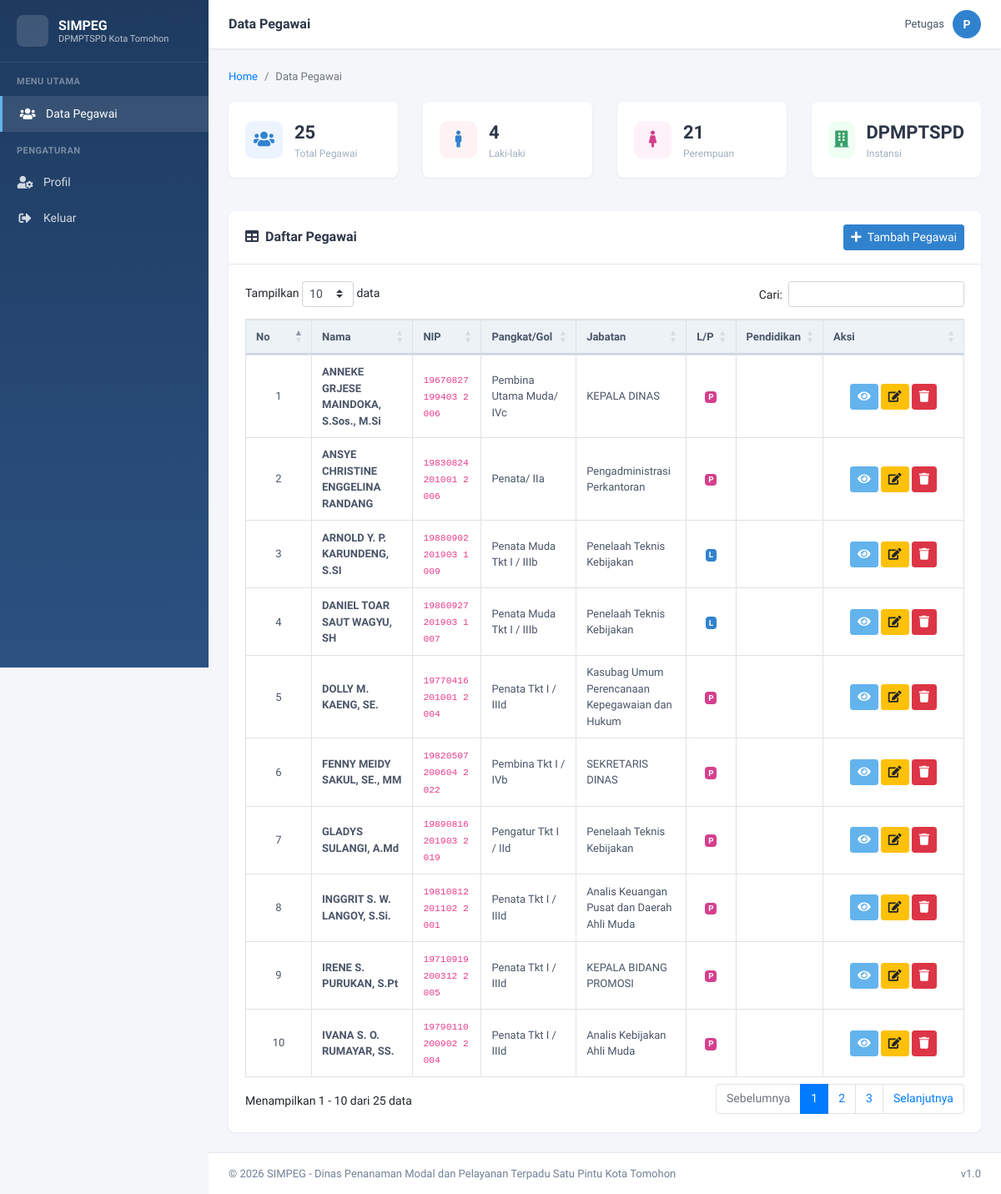
Before: / with the older database file.
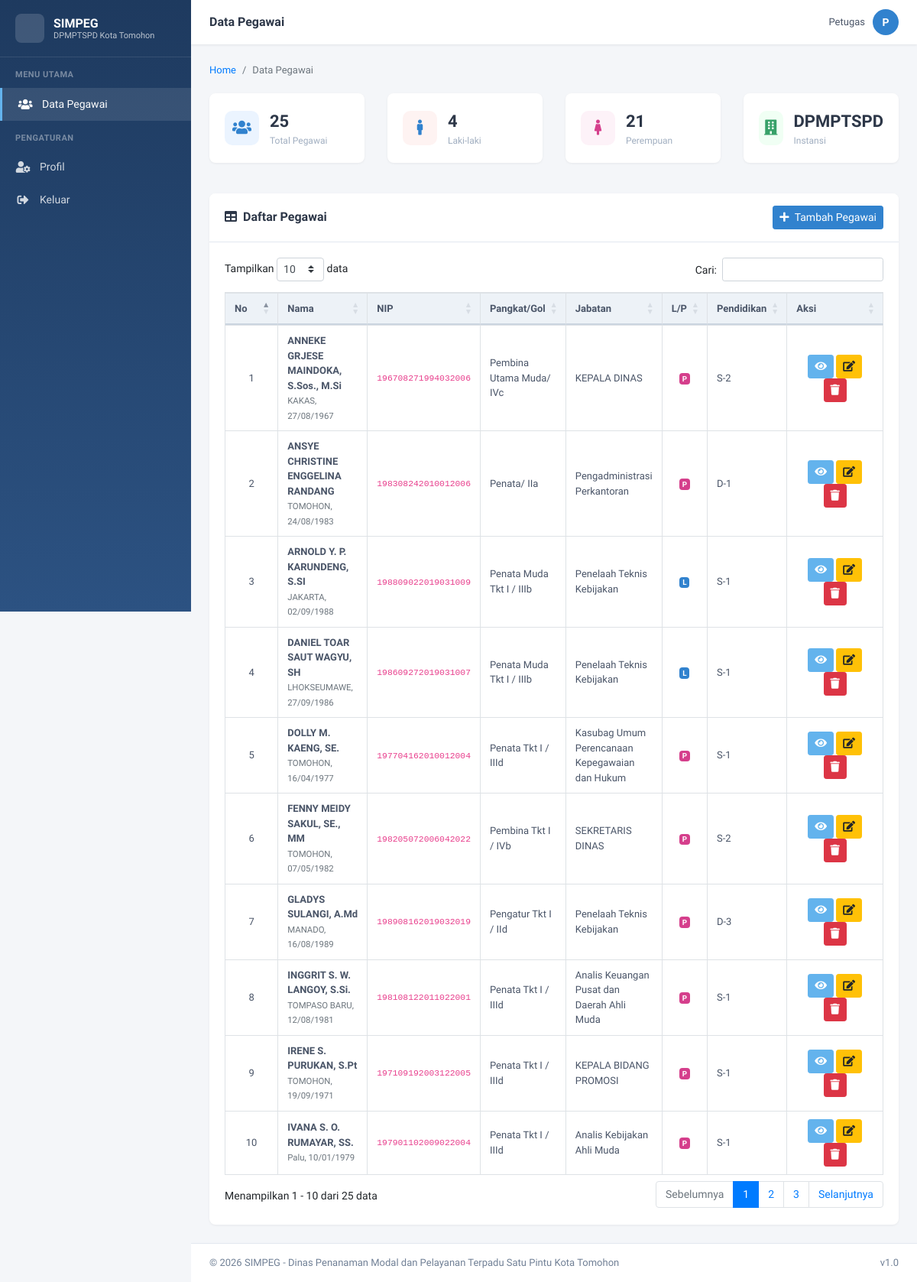
After: the same page with the newer database file.
### tables this page shows
CREATE TABLE `pegawai` (
  `nama` varchar(200) NOT NULL,
  `nip` varchar(30) NOT NULL,
  `gol_ruang_cpns` varchar(10) DEFAULT NULL,
  `tmt_cpns` date DEFAULT NULL,
  `pangkat_terakhir` varchar(100) DEFAULT NULL,
  `jenis_kelamin` enum('L','P') NOT NULL DEFAULT 'L',
  `jabatan` varchar(200) DEFAULT NULL,
  `eselon` varchar(10) DEFAULT NULL,
  `diklat_penjenjangan` varchar(50) DEFAULT NULL,
  `instansi_pembayar` varchar(100) DEFAULT NULL,
  `keterangan` text,
  `role` varchar(256) NOT NULL,
  `password` varchar(256) NOT NULL,
  `created_at` datetime DEFAULT CURRENT_TIMESTAMP,
  `updated_at` datetime DEFAULT CURRENT_TIMESTAMP ON UPDATE CURRENT_TIMESTAMP
);

CREATE TABLE `pegawai_pribadi` (
  `nip` varchar(25) NOT NULL,
  `tempat_lahir` varchar(100) DEFAULT NULL,
  `tanggal_lahir` date DEFAULT NULL,
  `status_kawin` varchar(20) DEFAULT NULL,
  `agama` varchar(20) DEFAULT NULL,
  `alamat` text,
  `no_telp` varchar(20) DEFAULT NULL,
  `keterangan` text,
  `created_at` datetime DEFAULT CURRENT_TIMESTAMP,
  `updated_at` datetime DEFAULT CURRENT_TIMESTAMP ON UPDATE CURRENT_TIMESTAMP
);

CREATE TABLE `pegawai_drh` (
  `nip` varchar(25) NOT NULL,
  `tingkat_pendidikan` varchar(10) DEFAULT NULL,
  `jurusan` varchar(150) DEFAULT NULL,
  `tahun_lulus` year DEFAULT NULL,
  `alumni` varchar(100) DEFAULT NULL,
  `keterangan` text,
  `created_at` datetime DEFAULT CURRENT_TIMESTAMP,
  `updated_at` datetime DEFAULT CURRENT_TIMESTAMP ON UPDATE CURRENT_TIMESTAMP
);

### application/controllers/Pegawai.php (called while the page is built, shortened)
<?php
class Pegawai extends CI_Controller {
    public function __construct()
    {
        $this->load->model('Pegawai_model');
    }
    public function index()
    {
        $data['title'] = 'Data Pegawai';
        $data['pegawai'] = $this->Pegawai_model->get_all();
        $this->load->view('templates/header', $data);
        $this->load->view('pegawai/index', $data);
        $this->load->view('templates/footer');
    }
}

### index.php (called while the page is built, shortened)
<?php
require_once BASEPATH.'core/CodeIgniter.php';

### application/models/Pegawai_model.php (called while the page is built, shortened)
<?php
class Pegawai_model extends CI_Model {
    public function get_all()
    {
        $this->db->select('pegawai.*, pegawai_pribadi.tempat_lahir, pegawai_pribadi.tanggal_lahir, pegawai_pribadi.status_kawin, pegawai_pribadi.agama, pegawai_pribadi.alamat, pegawai_pribadi.no_telp, pegawai_drh.tingkat_pendidikan, pegawai_drh.jurusan, pegawai_drh.tahun_lulus, pegawai_drh.alumni');
        $this->db->from('pegawai');
        $this->db->join('pegawai_pribadi', 'pegawai_pribadi.nip = pegawai.nip', 'left');
        $this->db->join('pegawai_drh', 'pegawai_drh.nip = pegawai.nip', 'left');
        $this->db->order_by('pegawai.nama', 'ASC');
        return $this->db->get()->result();
    }
}

### application/views/pegawai/index.php (the view)
<nav class="breadcrumb-wrapper">
    <ol class="breadcrumb">
        <li class="breadcrumb-item"><a href="<?= site_url('pegawai') ?>">Home</a></li>
        <li class="breadcrumb-item active">Data Pegawai</li>
    </ol>
</nav>
<div class="row mb-4">
    <div class="col-lg-3 col-md-6 col-sm-6 mb-3">
        <div class="card">
            <div class="card-body d-flex align-items-center">
                <div style="width:45px;height:45px;border-radius:10px;background:#ebf4ff;display:flex;align-items:center;justify-content:center;margin-right:14px">
                    <i class="fas fa-users" style="font-size:20px;color:#3182ce"></i>
                </div>
                <div>
                    <div style="font-size:22px;font-weight:700;color:#2d3748"><?= count($pegawai) ?></div>
                    <div style="font-size:12px;color:#a0aec0;font-weight:500">Total Pegawai</div>
                </div>
            </div>
        </div>
    </div>
    <div class="col-lg-3 col-md-6 col-sm-6 mb-3">
        <div class="card">
            <div class="card-body d-flex align-items-center">
                <div style="width:45px;height:45px;border-radius:10px;background:#fef3f2;display:flex;align-items:center;justify-content:center;margin-right:14px">
                    <i class="fas fa-male" style="font-size:20px;color:#3182ce"></i>
                </div>
                <div>
                    <?php $laki = 0;
                    foreach ($pegawai as $p) {
                        if ($p->jenis_kelamin == 'L') $laki++;
                    } ?>
                    <div style="font-size:22px;font-weight:700;color:#2d3748"><?= $laki ?></div>
                    <div style="font-size:12px;color:#a0aec0;font-weight:500">Laki-laki</div>
                </div>
            </div>
        </div>
    </div>
    <div class="col-lg-3 col-md-6 col-sm-6 mb-3">
        <div class="card">
            <div class="card-body d-flex align-items-center">
                <div style="width:45px;height:45px;border-radius:10px;background:#fdf2f8;display:flex;align-items:center;justify-content:center;margin-right:14px">
                    <i class="fas fa-female" style="font-size:20px;color:#d53f8c"></i>
                </div>
                <div>
                    <div style="font-size:22px;font-weight:700;color:#2d3748"><?= count($pegawai) - $laki ?></div>
                    <div style="font-size:12px;color:#a0aec0;font-weight:500">Perempuan</div>
                </div>
            </div>
        </div>
    </div>
    <div class="col-lg-3 col-md-6 col-sm-6 mb-3">
        <div class="card">
            <div class="card-body d-flex align-items-center">
                <div style="width:45px;height:45px;border-radius:10px;background:#f0fff4;display:flex;align-items:center;justify-content:center;margin-right:14px">
                    <i class="fas fa-building" style="font-size:20px;color:#38a169"></i>
                </div>
                <div>
                    <div style="font-size:22px;font-weight:700;color:#2d3748">DPMPTSPD</div>
                    <div style="font-size:12px;color:#a0aec0;font-weight:500">Instansi</div>
                </div>
            </div>
        </div>
    </div>
</div>
<div class="card">
    <div class="card-header d-flex justify-content-between align-items-center">
        <h3><i class="fas fa-table mr-2"></i>Daftar Pegawai</h3>
        <a href="<?= site_url('pegawai/tambah') ?>" class="btn btn-primary btn-sm">
            <i class="fas fa-plus mr-1"></i> Tambah Pegawai
        </a>
    </div>
    <div class="card-body">
        <div class="table-responsive">
            <table id="dataTable" class="table table-bordered table-hover" style="width:100%">
                <thead>
                    <tr>
                        <th style="width:40px">No</th>
                        <th>Nama</th>
                        <th>NIP</th>
                        <th>Pangkat/Gol</th>
                        <th>Jabatan</th>
                        <th>L/P</th>
                        <th>Pendidikan</th>
                        <th style="width:130px">Aksi</th>
                    </tr>
                </thead>
                <tbody>
                    <?php $no = 1;
                    foreach ($pegawai as $p): ?>
                        <tr>
                            <td class="text-center"><?= $no++ ?></td>
                            <td>
                                <strong><?= $p->nama ?></strong>
                                <?php if ($p->tempat_lahir || $p->tanggal_lahir): ?>
                                <br><small class="text-muted"><?= $p->tempat_lahir ?>, <?= $p->tanggal_lahir ? date('d/m/Y', strtotime($p->tanggal_lahir)) : '-' ?></small>
                                <?php endif; ?>
                            </td>
                            <td><code><?= $p->nip ?></code></td>
                            <td><?= $p->pangkat_terakhir ?></td>
                            <td><?= $p->jabatan ?></td>
                            <td class="text-center">
                                <span class="badge badge-<?= ($p->jenis_kelamin == 'L') ? 'laki' : 'perempuan' ?>">
                                    <?= ($p->jenis_kelamin == 'L') ? 'L' : 'P' ?>
                                </span>
                            </td>
                            <td><?= $p->tingkat_pendidikan ?></td>
                            <td class="text-center">
                                <a href="<?= site_url('pegawai/detail/' . $p->nip) ?>" class="btn btn-info btn-sm" title="Detail">
                                    <i class="fas fa-eye"></i>
                                </a>
                                <a href="<?= site_url('pegawai/edit/' . $p->nip) ?>" class="btn btn-warning btn-sm" title="Edit">
                                    <i class="fas fa-edit"></i>
                                </a>
                                <button onclick="confirmDelete('<?= site_url('pegawai/hapus/' . $p->nip) ?>', '<?= addslashes($p->nama) ?>')" class="btn btn-danger btn-sm" title="Hapus">
                                    <i class="fas fa-trash"></i>
                                </button>
                            </td>
                        </tr>
                    <?php endforeach; ?>
                </tbody>
            </table>
        </div>
    </div>
</div>

### application/views/templates/header.php (shortened to what this page needs)
<!DOCTYPE html>
<html lang="id">
<head>
    <link rel="stylesheet" href="https://cdnjs.cloudflare.com/ajax/libs/font-awesome/5.15.4/css/all.min.css">
    <link rel="stylesheet" href="https://cdn.jsdelivr.net/npm/bootstrap@4.6.2/dist/css/bootstrap.min.css">
    <link rel="stylesheet" href="https://cdn.datatables.net/1.13.6/css/dataTables.bootstrap4.min.css">
    <link rel="stylesheet" href="https://cdn.jsdelivr.net/npm/sweetalert2@11/dist/sweetalert2.min.css">
</head>
<body>
    <aside class="sidebar" id="sidebar">
        <div class="brand">
            <div class="brand-icon">
            </div>
            <div class="brand-text">
                SIMPEG
                <small>DPMPTSPD Kota Tomohon</small>
            </div>
        </div>
        <div class="nav-section">Menu Utama</div>
        <ul class="nav-menu">
            <li>
                <a href="<?= site_url('pegawai') ?>" class="<?= ($this->uri->segment(1) == 'pegawai' || $this->uri->segment(1) == '') ? 'active' : '' ?>">
                    <i class="fas fa-users"></i>
                    <span>Data Pegawai</span>
                </a>
            </li>
        </ul>
        <div class="nav-section">Pengaturan</div>
        <ul class="nav-menu">
            <li>
                <a href="#">
                    <i class="fas fa-user-cog"></i>
                    <span>Profil</span>
                </a>
            </li>
            <li>
                <a href="#">
                    <i class="fas fa-sign-out-alt"></i>
                    <span>Keluar</span>
                </a>
            </li>
        </ul>
    </aside>
    <nav class="main-navbar">
        <div class="navbar-left">
            <h1 class="page-title"><?= $title ?></h1>
        </div>
        <div class="navbar-right">
            <div class="user-info">
                <span>Petugas</span>
                <div class="user-avatar">P</div>
            </div>
        </div>
    </nav>
    <div class="main-content">

### application/views/templates/footer.php (shortened to what this page needs)
</div>
<footer class="main-footer">
    <div class="d-flex justify-content-between align-items-center">
        <span>&copy; <?= date('Y') ?> SIMPEG - Dinas Penanaman Modal dan Pelayanan Terpadu Satu Pintu Kota Tomohon</span>
        <span>v1.0</span>
    </div>
</footer>
</body>
</html>

### application/views/templates/header.php (style rules this page uses)
body { font-family: 'Source Sans Pro', sans-serif; font-size: 14px; background-color: #f4f6f9; }
.sidebar { position: fixed; top: 0; left: 0; width: 250px; height: 100vh; background: linear-gradient(180deg, #1e3a5f 0%, #2c5282 100%); z-index: 1000; overflow-y: auto; transition: all 0.3s; }
.sidebar .brand { padding: 18px 20px; border-bottom: 1px solid rgba(255, 255, 255, 0.1); display: flex; align-items: center; gap: 12px; }
.sidebar .brand-icon { width: 38px; height: 38px; background: rgba(255, 255, 255, 0.15); border-radius: 8px; display: flex; align-items: center; justify-content: center; color: #fff; font-size: 18px; }
.sidebar .brand-text { color: #fff; font-size: 16px; font-weight: 700; line-height: 1.2; }
.sidebar .brand-text small { font-size: 11px; font-weight: 400; opacity: 0.7; display: block; }
.sidebar .nav-section { padding: 15px 20px 8px; font-size: 11px; text-transform: uppercase; color: rgba(255, 255, 255, 0.4); letter-spacing: 0.5px; font-weight: 600; }
.sidebar .nav-menu { list-style: none; padding: 0; margin: 0; }
.sidebar .nav-menu li a { display: flex; align-items: center; padding: 11px 20px; color: rgba(255, 255, 255, 0.8); text-decoration: none; transition: all 0.2s; gap: 12px; font-size: 14px; }
.sidebar .nav-menu li a:hover, .sidebar .nav-menu li a.active { background: rgba(255, 255, 255, 0.1); color: #fff; }
.sidebar .nav-menu li a.active { border-left: 3px solid #63b3ed; }
.sidebar .nav-menu li a i { width: 20px; text-align: center; font-size: 15px; }
.main-navbar { position: fixed; top: 0; left: 250px; right: 0; height: 58px; background: #fff; box-shadow: 0 1px 3px rgba(0, 0, 0, 0.08); z-index: 999; display: flex; align-items: center; padding: 0 24px; justify-content: space-between; }
.main-navbar .navbar-left { display: flex; align-items: center; gap: 15px; }
.main-navbar .page-title { font-size: 16px; font-weight: 600; color: #2d3748; margin: 0; }
.main-navbar .navbar-right { display: flex; align-items: center; gap: 12px; }
.main-navbar .user-info { display: flex; align-items: center; gap: 10px; color: #4a5568; font-size: 13px; }
.main-navbar .user-avatar { width: 34px; height: 34px; border-radius: 50%; background: #3182ce; color: #fff; display: flex; align-items: center; justify-content: center; font-weight: 700; font-size: 14px; }
.main-content { margin-left: 250px; margin-top: 58px; padding: 24px; min-height: calc(100vh - 58px); }
.breadcrumb-wrapper { margin-bottom: 20px; }
.breadcrumb-wrapper .breadcrumb { background: transparent; padding: 0; margin: 0; font-size: 13px; }
.card { border: none; border-radius: 8px; box-shadow: 0 1px 3px rgba(0, 0, 0, 0.06); }
.card-header { background: #fff; border-bottom: 1px solid #e2e8f0; padding: 16px 20px; border-radius: 8px 8px 0 0 !important; }
.card-header h3 { font-size: 16px; font-weight: 600; color: #2d3748; margin: 0; }
.card-body { padding: 20px; }
.table thead th { background: #edf2f7; border-bottom: 2px solid #cbd5e0; color: #4a5568; font-weight: 600; font-size: 13px; white-space: nowrap; padding: 10px 12px; }
.table tbody td { vertical-align: middle; padding: 10px 12px; font-size: 13px; color: #4a5568; }
.btn-primary { background-color: #3182ce; border-color: #3182ce; }
.btn-info { background-color: #63b3ed; border-color: #63b3ed; color: #fff; }
.badge-laki { background-color: #3182ce; color: #fff; }
.badge-perempuan { background-color: #d53f8c; color: #fff; }
.main-footer { margin-left: 250px; padding: 15px 24px; background: #fff; border-top: 1px solid #e2e8f0; font-size: 13px; color: #718096; }

Changed rows visible on the page:
removed pegawai: nama "ANNEKE GRJESE MAINDOKA, S.Sos., M.Si", nip "19670827 199403 2 006", pangkat_terakhir "Pembina Utama Muda/ IVc", jabatan "KEPALA DINAS", jenis_kelamin "P"
removed pegawai: nama "ANSYE CHRISTINE ENGGELINA RANDANG", nip "19830824 201001 2 006", pangkat_terakhir "Penata/ IIa", jabatan "Pengadministrasi Perkantoran", jenis_kelamin "P"
removed pegawai: nama "ARNOLD Y. P. KARUNDENG, S.SI", nip "19880902 201903 1 009", pangkat_terakhir "Penata Muda Tkt I / IIIb", jabatan "Penelaah Teknis Kebijakan", jenis_kelamin "L"
removed pegawai: nama "DANIEL TOAR SAUT WAGYU, SH", nip "19860927 201903 1 007", pangkat_terakhir "Penata Muda Tkt I / IIIb", jabatan "Penelaah Teknis Kebijakan", jenis_kelamin "L"
removed pegawai: nama "DOLLY M. KAENG, SE.", nip "19770416 201001 2 004", pangkat_terakhir "Penata Tkt I / IIId", jabatan "Kasubag Umum Perencanaan Kepegawaian dan Hukum", jenis_kelamin "P"
removed pegawai: nama "FENNY MEIDY SAKUL, SE., MM", nip "19820507 200604 2 022", pangkat_terakhir "Pembina Tkt I / IVb", jabatan "SEKRETARIS DINAS", jenis_kelamin "P"
removed pegawai: nama "GLADYS SULANGI, A.Md", nip "19890816 201903 2 019", pangkat_terakhir "Pengatur Tkt I / IId", jabatan "Penelaah Teknis Kebijakan", jenis_kelamin "P"
removed pegawai: nama "INGGRIT S. W. LANGOY, S.Si.", nip "19810812 201102 2 001", pangkat_terakhir "Penata Tkt I / IIId", jabatan "Analis Keuangan Pusat dan Daerah Ahli Muda", jenis_kelamin "P"
removed pegawai: nama "IRENE S. PURUKAN, S.Pt", nip "19710919 200312 2 005", pangkat_terakhir "Penata Tkt I / IIId", jabatan "KEPALA BIDANG PROMOSI", jenis_kelamin "P"
removed pegawai: nama "IVANA S. O. RUMAYAR, SS.", nip "19790110 200902 2 004", pangkat_terakhir "Penata Tkt I / IIId", jabatan "Analis Kebijakan Ahli Muda", jenis_kelamin "P"
added pegawai: nama "ANNEKE GRJESE MAINDOKA, S.Sos., M.Si", pegawai_pribadi.tempat_lahir "KAKAS", pegawai_pribadi.tanggal_lahir "27/08/1967", nip "196708271994032006", pangkat_terakhir "Pembina Utama Muda/ IVc", jabatan "KEPALA DINAS", jenis_kelamin "P", pegawai_drh.tingkat_pendidikan "S-2"
added pegawai: nama "ANSYE CHRISTINE ENGGELINA RANDANG", pegawai_pribadi.tempat_lahir "TOMOHON", pegawai_pribadi.tanggal_lahir "24/08/1983", nip "198308242010012006", pangkat_terakhir "Penata/ IIa", jabatan "Pengadministrasi Perkantoran", jenis_kelamin "P", pegawai_drh.tingkat_pendidikan "D-1"
added pegawai: nama "ARNOLD Y. P. KARUNDENG, S.SI", pegawai_pribadi.tempat_lahir "JAKARTA", pegawai_pribadi.tanggal_lahir "02/09/1988", nip "198809022019031009", pangkat_terakhir "Penata Muda Tkt I / IIIb", jabatan "Penelaah Teknis Kebijakan", jenis_kelamin "L", pegawai_drh.tingkat_pendidikan "S-1"
added pegawai: nama "DANIEL TOAR SAUT WAGYU, SH", pegawai_pribadi.tempat_lahir "LHOKSEUMAWE", pegawai_pribadi.tanggal_lahir "27/09/1986", nip "198609272019031007", pangkat_terakhir "Penata Muda Tkt I / IIIb", jabatan "Penelaah Teknis Kebijakan", jenis_kelamin "L", pegawai_drh.tingkat_pendidikan "S-1"
added pegawai: nama "DOLLY M. KAENG, SE.", pegawai_pribadi.tempat_lahir "TOMOHON", pegawai_pribadi.tanggal_lahir "16/04/1977", nip "197704162010012004", pangkat_terakhir "Penata Tkt I / IIId", jabatan "Kasubag Umum Perencanaan Kepegawaian dan Hukum", jenis_kelamin "P", pegawai_drh.tingkat_pendidikan "S-1"
added pegawai: nama "FENNY MEIDY SAKUL, SE., MM", pegawai_pribadi.tempat_lahir "TOMOHON", pegawai_pribadi.tanggal_lahir "07/05/1982", nip "198205072006042022", pangkat_terakhir "Pembina Tkt I / IVb", jabatan "SEKRETARIS DINAS", jenis_kelamin "P", pegawai_drh.tingkat_pendidikan "S-2"
added pegawai: nama "GLADYS SULANGI, A.Md", pegawai_pribadi.tempat_lahir "MANADO", pegawai_pribadi.tanggal_lahir "16/08/1989", nip "198908162019032019", pangkat_terakhir "Pengatur Tkt I / IId", jabatan "Penelaah Teknis Kebijakan", jenis_kelamin "P", pegawai_drh.tingkat_pendidikan "D-3"
added pegawai: nama "INGGRIT S. W. LANGOY, S.Si.", pegawai_pribadi.tempat_lahir "TOMPASO BARU", pegawai_pribadi.tanggal_lahir "12/08/1981", nip "198108122011022001", pangkat_terakhir "Penata Tkt I / IIId", jabatan "Analis Keuangan Pusat dan Daerah Ahli Muda", jenis_kelamin "P", pegawai_drh.tingkat_pendidikan "S-1"
added pegawai: nama "IRENE S. PURUKAN, S.Pt", pegawai_pribadi.tempat_lahir "TOMOHON", pegawai_pribadi.tanggal_lahir "19/09/1971", nip "197109192003122005", pangkat_terakhir "Penata Tkt I / IIId", jabatan "KEPALA BIDANG PROMOSI", jenis_kelamin "P", pegawai_drh.tingkat_pendidikan "S-1"
added pegawai: nama "IVANA S. O. RUMAYAR, SS.", pegawai_pribadi.tempat_lahir "Palu", pegawai_pribadi.tanggal_lahir "10/01/1979", nip "197901102009022004", pangkat_terakhir "Penata Tkt I / IIId", jabatan "Analis Kebijakan Ahli Muda", jenis_kelamin "P", pegawai_drh.tingkat_pendidikan "S-1"
